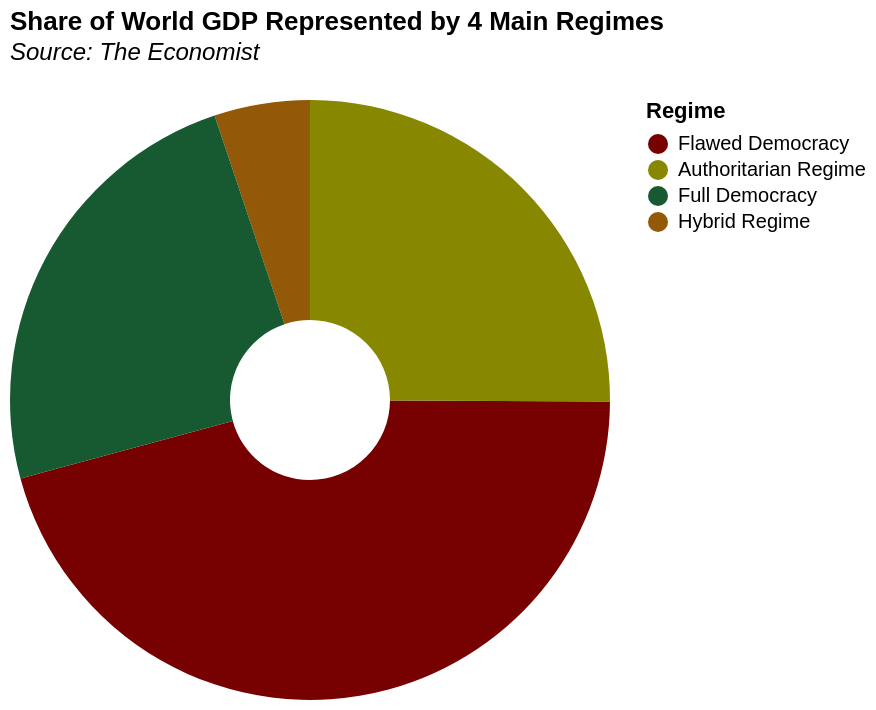

Describe this chart as a Vega-Lite specification.
### Vega-Lite specification from a JSON file in a GitHub repository (floating-point values rounded to 4 significant figures)
{"$schema": "https://vega.github.io/schema/vega-lite/v5.json", "title": {"text": "Share of World GDP Represented by 4 Main Regimes", "subtitle": ["Source: The Economist", ""], "subtitleFontStyle": "italic", "subtitleFontSize": 12, "anchor": "start", "color": "black"}, "data": {"values": [{"Regime": "Flawed Democracy", "value": 43279101944426}, {"Regime": "Authoritarian Regime", "value": 23754797253643}, {"Regime": "Hybrid Regime", "value": 4882799765000}, {"Regime": "Full Democracy", "value": 22784239629094}]}, "mark": {"type": "arc", "innerRadius": 40}, "encoding": {"theta": {"field": "value", "type": "quantitative"}, "color": {"field": "Regime", "type": "nominal", "sort": {"field": "value", "order": "descending"}, "scale": {"range": ["#700", "#880", "#175930", "#935909"]}}, "tooltip": [{"field": "value", "title": "GDP in $"}]}}
